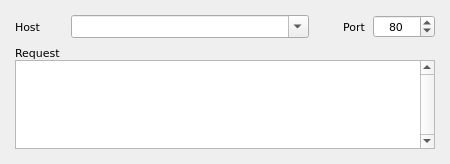
<?xml version="1.0" encoding="UTF-8"?>
<ui version="4.0">
 <class>HttpRequestWidget</class>
 <widget class="QWidget" name="HttpRequestWidget">
  <property name="geometry">
   <rect>
    <x>0</x>
    <y>0</y>
    <width>450</width>
    <height>164</height>
   </rect>
  </property>
  <property name="font">
   <font>
    <family>DejaVu Sans</family>
    <pointsize>8</pointsize>
   </font>
  </property>
  <property name="windowTitle">
   <string>Form</string>
  </property>
  <layout class="QVBoxLayout" name="verticalLayout_2">
   <property name="spacing">
    <number>8</number>
   </property>
   <property name="leftMargin">
    <number>15</number>
   </property>
   <property name="topMargin">
    <number>15</number>
   </property>
   <property name="rightMargin">
    <number>15</number>
   </property>
   <property name="bottomMargin">
    <number>15</number>
   </property>
   <item>
    <layout class="QHBoxLayout" name="horizontalLayout" stretch="1,5,1,1">
     <item>
      <widget class="QLabel" name="label">
       <property name="text">
        <string>Host</string>
       </property>
       <property name="buddy">
        <cstring>cmbHost</cstring>
       </property>
      </widget>
     </item>
     <item>
      <widget class="QComboBox" name="cmbHost">
       <property name="sizePolicy">
        <sizepolicy hsizetype="Preferred" vsizetype="Preferred">
         <horstretch>0</horstretch>
         <verstretch>0</verstretch>
        </sizepolicy>
       </property>
       <property name="editable">
        <bool>true</bool>
       </property>
      </widget>
     </item>
     <item>
      <widget class="QLabel" name="label_2">
       <property name="text">
        <string>Port</string>
       </property>
       <property name="alignment">
        <set>Qt::AlignRight|Qt::AlignTrailing|Qt::AlignVCenter</set>
       </property>
      </widget>
     </item>
     <item>
      <widget class="QSpinBox" name="spinPort">
       <property name="sizePolicy">
        <sizepolicy hsizetype="Minimum" vsizetype="Preferred">
         <horstretch>0</horstretch>
         <verstretch>0</verstretch>
        </sizepolicy>
       </property>
       <property name="alignment">
        <set>Qt::AlignCenter</set>
       </property>
       <property name="minimum">
        <number>1</number>
       </property>
       <property name="maximum">
        <number>65535</number>
       </property>
       <property name="value">
        <number>80</number>
       </property>
      </widget>
     </item>
    </layout>
   </item>
   <item>
    <layout class="QVBoxLayout" name="verticalLayout">
     <property name="spacing">
      <number>0</number>
     </property>
     <item>
      <widget class="QLabel" name="label_3">
       <property name="text">
        <string>Request</string>
       </property>
      </widget>
     </item>
     <item>
      <widget class="QPlainTextEdit" name="editRequest">
       <property name="verticalScrollBarPolicy">
        <enum>Qt::ScrollBarAlwaysOn</enum>
       </property>
      </widget>
     </item>
    </layout>
   </item>
  </layout>
 </widget>
 <resources/>
 <connections/>
</ui>
